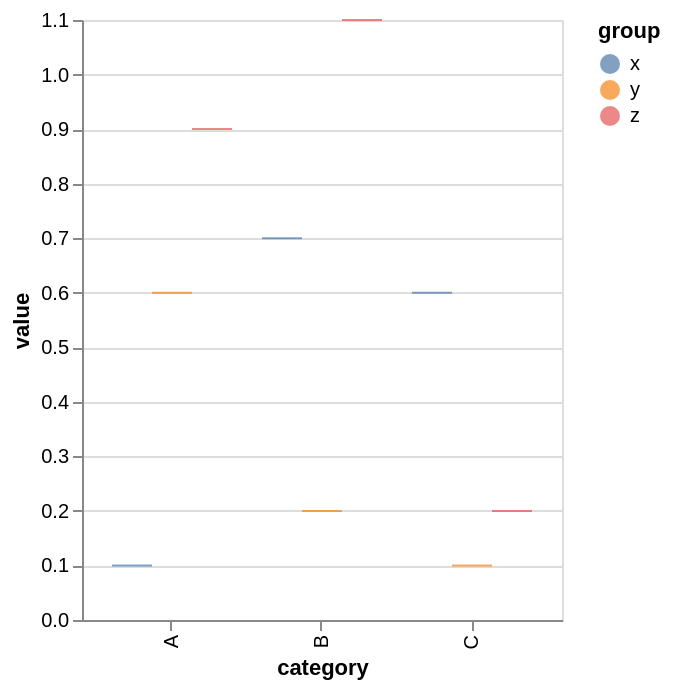

Express this chart as Vega-Lite.
### Vega-Lite specification from a JSON file in a GitHub repository (floating-point values rounded to 4 significant figures)
{"$schema": "https://vega.github.io/schema/vega-lite/v5.json", "data": {"values": [{"category": "A", "group": "x", "value": 0.1}, {"category": "A", "group": "y", "value": 0.6}, {"category": "A", "group": "z", "value": 0.9}, {"category": "B", "group": "x", "value": 0.7}, {"category": "B", "group": "y", "value": 0.2}, {"category": "B", "group": "z", "value": 1.1}, {"category": "C", "group": "x", "value": 0.6}, {"category": "C", "group": "y", "value": 0.1}, {"category": "C", "group": "z", "value": 0.2}]}, "mark": "tick", "encoding": {"x": {"field": "category"}, "y": {"field": "value", "type": "quantitative"}, "xOffset": {"field": "group"}, "color": {"field": "group"}}}
